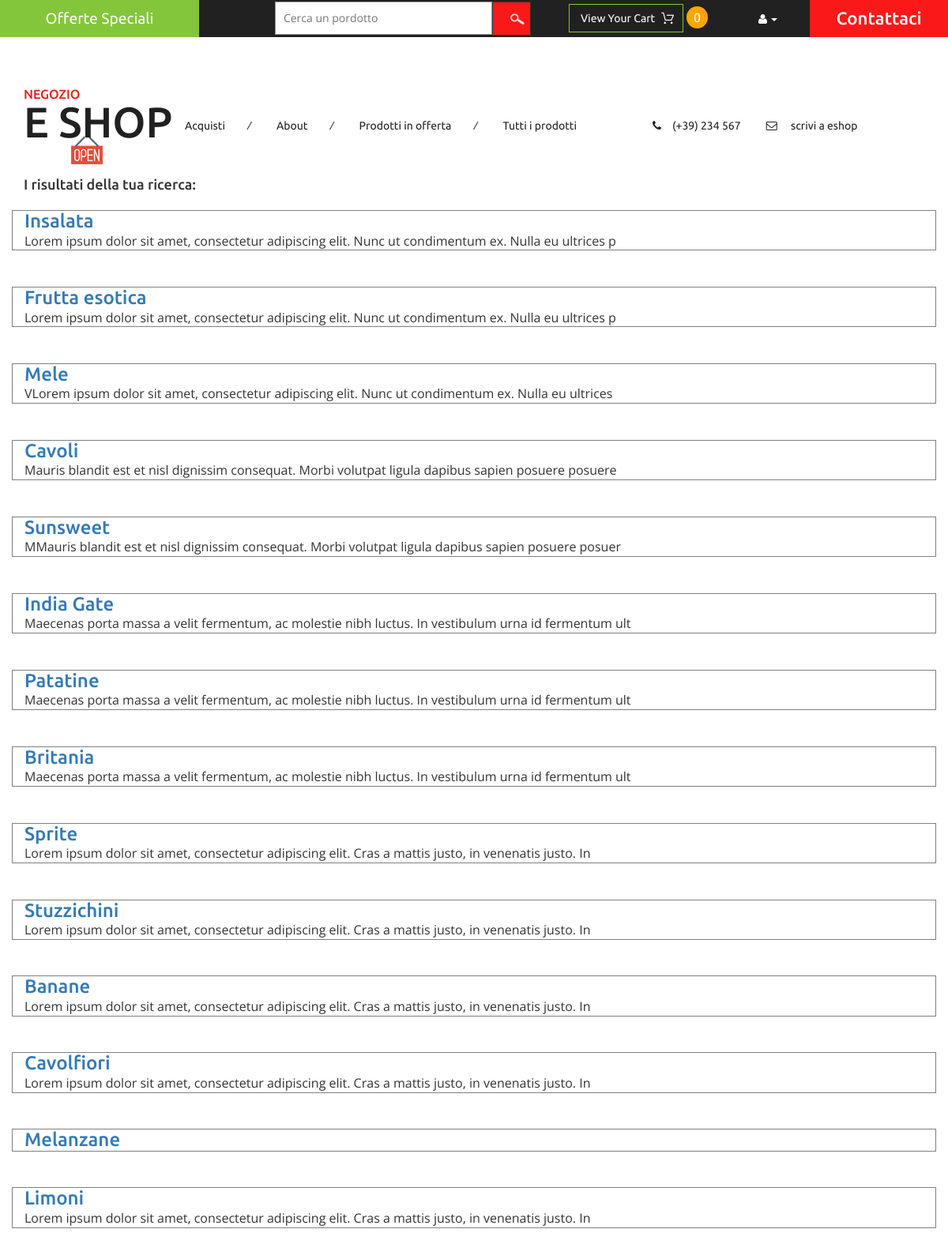
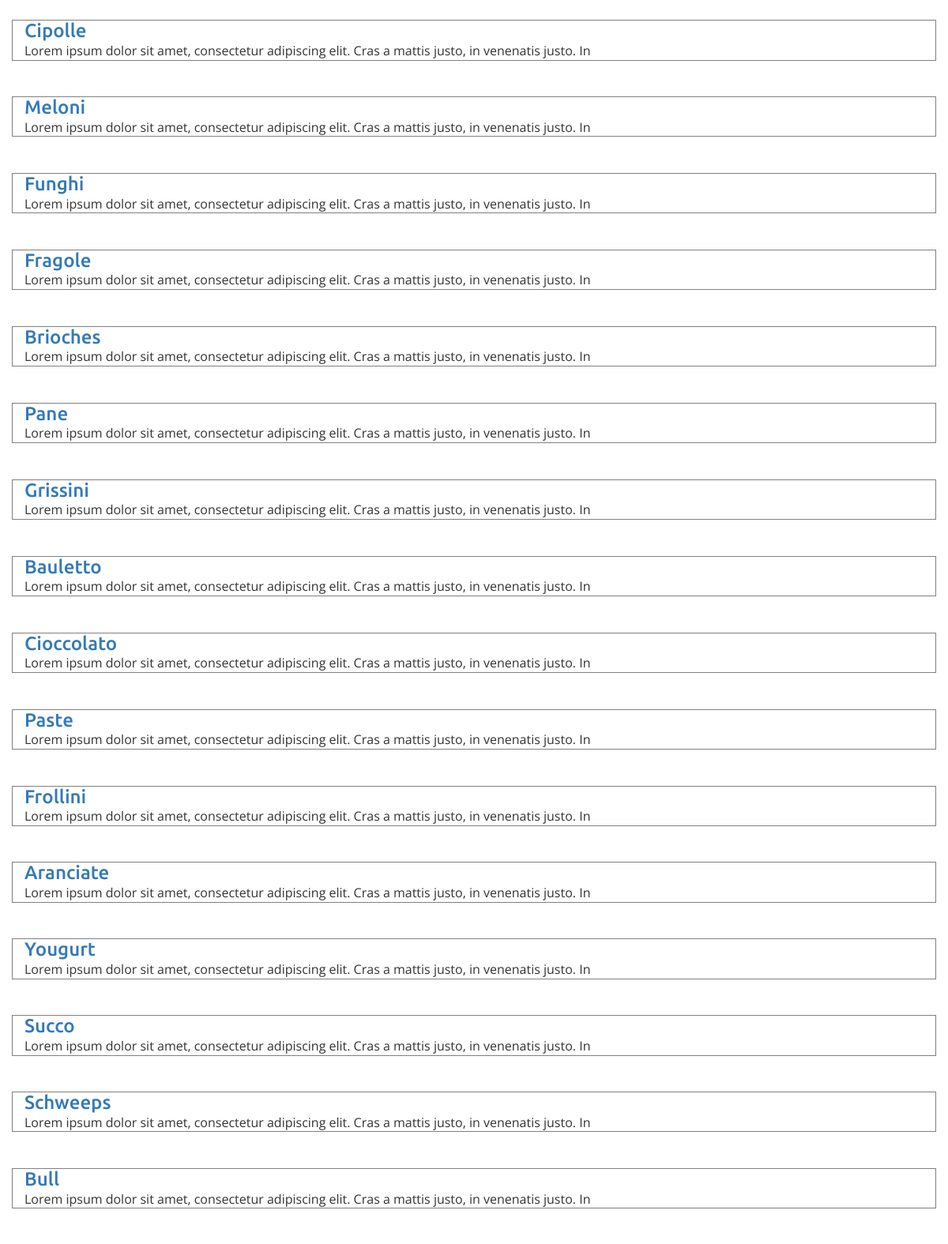
Screenshot of /cerca.php (upper part) with the database file from the repository (2 pictures, top to bottom).
### tables this page shows
CREATE TABLE `products` (
  `id` int(11) NOT NULL,
  `name` varchar(255) NOT NULL,
  `description` text NOT NULL,
  `price` decimal(8,2) NOT NULL,
  `discount` float(8,2) DEFAULT NULL,
  `date` datetime NOT NULL,
  `category` int(11) NOT NULL,
  `image` varchar(100) DEFAULT NULL
);

### cerca.php (the view, shortened to what this page needs)
<?php
include('header.php');
include('includes/topMenu.php');
include('Class/dbConfig.php');
$search = $_GET['search'];
    $min_length = 3;
    if (strlen($search) >= $min_length OR !$search="") {
        $search = htmlspecialchars($search);
        $search= mysqli_real_escape_string($conn, trim($search));
        $sql = "SELECT * FROM `products`
            WHERE (`description` LIKE '%".$search."%') OR (`name` LIKE '%".$search."%')";
        $result = $conn->query($sql);
        if ($result->num_rows>0) {?>
<div class="container">
    <h4>I risultati della tua ricerca: <?php echo''.$search ?></h4>
</div>
<br>
<?php
         while ($row = $result->fetch_assoc()) {
             $stringa=$row['description'];
             $pos=strpos($stringa, $search);
             $substr= substr($stringa, $pos, 100); ?>
<div class="container" style="border: 1px solid grey">
    <a href="prodotto.php?id=<?php echo $row['id'] ?>">
        <h3>
            <?php
                echo
                $row['name']
                ?>
        </h3>
    </a>
    <?php
                echo
                "</h3>".$substr."</p>"; ?>
</div>
<br>
<br>
<?php
         }
}
    }
?>
<?php
include('footer.php');
?>

### rows the page displays
products: name "Insalata", description "Lorem ipsum dolor sit amet, consectetur adipiscing elit. Nunc ut condimentum ex. Nulla eu ultrices p"
products: name "Frutta esotica", description "Lorem ipsum dolor sit amet, consectetur adipiscing elit. Nunc ut condimentum ex. Nulla eu ultrices p"
products: name "Mele", description "VLorem ipsum dolor sit amet, consectetur adipiscing elit. Nunc ut condimentum ex. Nulla eu ultrices"
products: name "Cavoli", description "Mauris blandit est et nisl dignissim consequat. Morbi volutpat ligula dapibus sapien posuere posuere"
products: name "Sunsweet", description "MMauris blandit est et nisl dignissim consequat. Morbi volutpat ligula dapibus sapien posuere posuer"
products: name "India Gate", description "Maecenas porta massa a velit fermentum, ac molestie nibh luctus. In vestibulum urna id fermentum ult"
products: name "Patatine", description "Maecenas porta massa a velit fermentum, ac molestie nibh luctus. In vestibulum urna id fermentum ult"
products: name "Britania", description "Maecenas porta massa a velit fermentum, ac molestie nibh luctus. In vestibulum urna id fermentum ult"
products: name "Sprite", description "Lorem ipsum dolor sit amet, consectetur adipiscing elit. Cras a mattis justo, in venenatis justo. In"
products: name "Stuzzichini", description "Lorem ipsum dolor sit amet, consectetur adipiscing elit. Cras a mattis justo, in venenatis justo. In"
products: name "Banane", description "Lorem ipsum dolor sit amet, consectetur adipiscing elit. Cras a mattis justo, in venenatis justo. In"
products: name "Cavolfiori", description "Lorem ipsum dolor sit amet, consectetur adipiscing elit. Cras a mattis justo, in venenatis justo. In"
products: name "Melanzane"
products: name "Limoni", description "Lorem ipsum dolor sit amet, consectetur adipiscing elit. Cras a mattis justo, in venenatis justo. In"
products: name "Cipolle", description "Lorem ipsum dolor sit amet, consectetur adipiscing elit. Cras a mattis justo, in venenatis justo. In"
products: name "Meloni", description "Lorem ipsum dolor sit amet, consectetur adipiscing elit. Cras a mattis justo, in venenatis justo. In"
products: name "Funghi", description "Lorem ipsum dolor sit amet, consectetur adipiscing elit. Cras a mattis justo, in venenatis justo. In"
products: name "Fragole", description "Lorem ipsum dolor sit amet, consectetur adipiscing elit. Cras a mattis justo, in venenatis justo. In"
products: name "Brioches", description "Lorem ipsum dolor sit amet, consectetur adipiscing elit. Cras a mattis justo, in venenatis justo. In"
products: name "Pane", description "Lorem ipsum dolor sit amet, consectetur adipiscing elit. Cras a mattis justo, in venenatis justo. In"
products: name "Grissini", description "Lorem ipsum dolor sit amet, consectetur adipiscing elit. Cras a mattis justo, in venenatis justo. In"
products: name "Bauletto", description "Lorem ipsum dolor sit amet, consectetur adipiscing elit. Cras a mattis justo, in venenatis justo. In"
products: name "Cioccolato", description "Lorem ipsum dolor sit amet, consectetur adipiscing elit. Cras a mattis justo, in venenatis justo. In"
products: name "Paste", description "Lorem ipsum dolor sit amet, consectetur adipiscing elit. Cras a mattis justo, in venenatis justo. In"
products: name "Frollini", description "Lorem ipsum dolor sit amet, consectetur adipiscing elit. Cras a mattis justo, in venenatis justo. In"
products: name "Aranciate", description "Lorem ipsum dolor sit amet, consectetur adipiscing elit. Cras a mattis justo, in venenatis justo. In"
products: name "Yougurt", description "Lorem ipsum dolor sit amet, consectetur adipiscing elit. Cras a mattis justo, in venenatis justo. In"
products: name "Succo", description "Lorem ipsum dolor sit amet, consectetur adipiscing elit. Cras a mattis justo, in venenatis justo. In"
products: name "Schweeps", description "Lorem ipsum dolor sit amet, consectetur adipiscing elit. Cras a mattis justo, in venenatis justo. In"
products: name "Bull", description "Lorem ipsum dolor sit amet, consectetur adipiscing elit. Cras a mattis justo, in venenatis justo. In"
